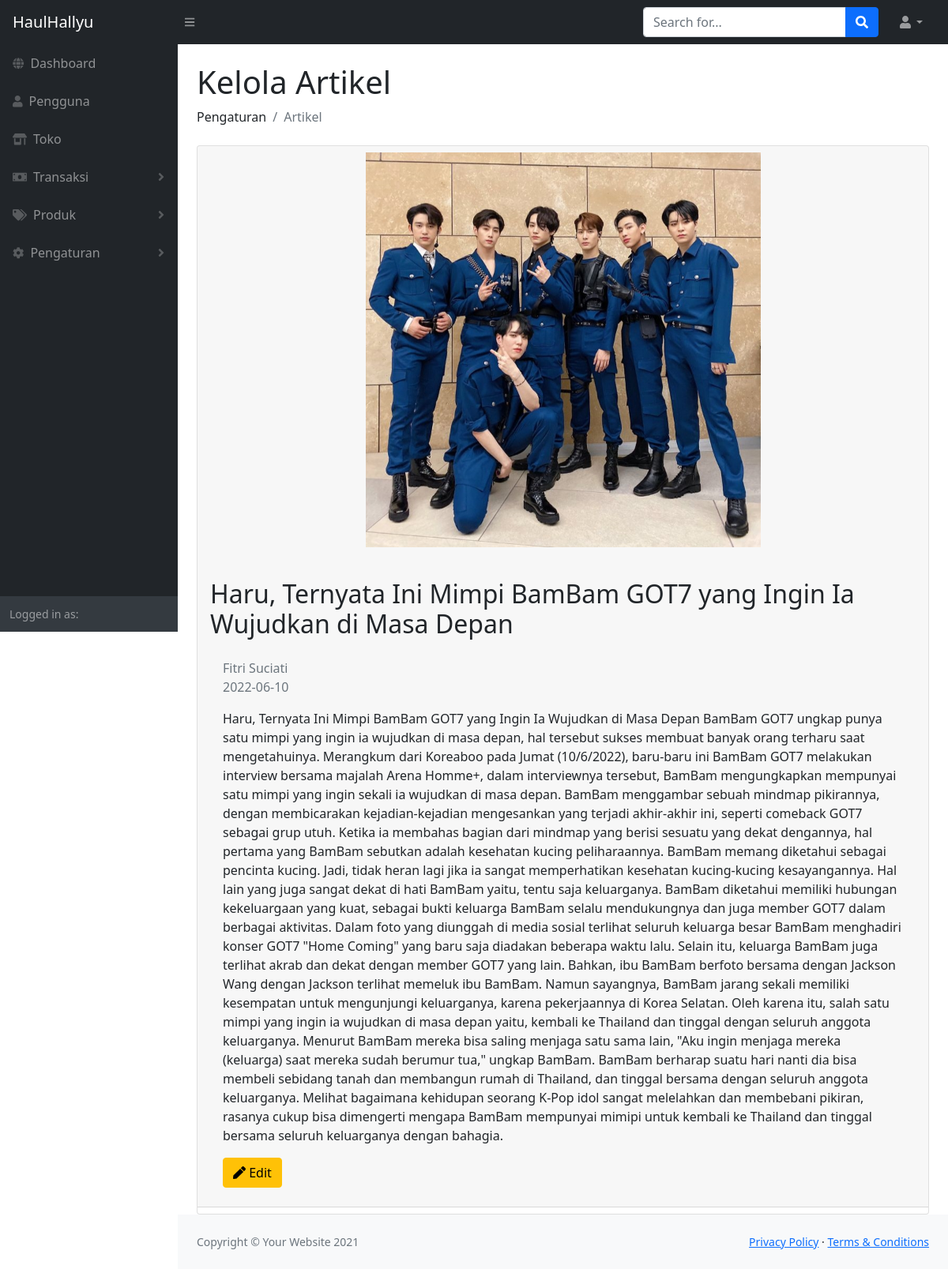
The app's page /detailart.php?id=2 with its own data.
### tables this page shows
CREATE TABLE `artikel` (
  `id_artikel` int(11) NOT NULL,
  `nama_art` varchar(100) NOT NULL,
  `penulis` varchar(100) NOT NULL,
  `tanggal` varchar(100) NOT NULL,
  `imageart` varchar(100) NOT NULL,
  `isiart` longtext NOT NULL
);

### fungsi.php (called while the page is built, shortened)
<?php
$servername = "localhost";
$username ="root";
$password ="";
$dbname = "webmerch";
$conn = mysqli_connect($servername, $username, $password, $dbname);
if (!function_exists('query'))   {
  function query($query) {
	global $conn;
	$result = mysqli_query($conn, $query);
	$rows = [];
	while( $row = mysqli_fetch_assoc($result) )  {
		$rows[] = $row;
	}
	return $rows;
	}
}
?>

### detailart.php (the view, shortened to what this page needs)
<?php
require 'fungsi.php';
$artikel = query("SELECT * FROM artikel WHERE id_artikel='".$_GET['id']."'");
?>
<!DOCTYPE html>
<html>
    <head>
        <link href="https://cdn.jsdelivr.net/npm/simple-datatables@latest/dist/style.css" rel="stylesheet" />
        <link href="css/styles.css" rel="stylesheet" />
    </head>
    <body class="sb-nav-fixed">
        <?php require "navbar.php"; ?>
        <div id="layoutSidenav">
            <?php require "sidebar.php"; ?>
            <div id="layoutSidenav_content">
                <main>
                    <div class="container-fluid px-4">
                        <h1 class="mt-4">Kelola Artikel</h1>
                        <ol class="breadcrumb mb-4">
                            <li class="breadcrumb-item">Pengaturan</li>
                            <li class="breadcrumb-item active">Artikel</li>
                        </ol>
                        <?php
                                foreach( $artikel as $row):
                        ?>
                        <div class="card">
                            <div class="card-header mb-2">
                                <p><img src="assets/img/<?php echo $row['imageart'];?>" style="display: block; margin: auto;" width="500"></p><br>
                                <h2><?php echo $row['nama_art'];?></h2>
                                <div class="card-body">
                                <p class="breadcrumb-item active"><?php echo $row['penulis'];?> <br> <?php echo $row['tanggal'];?></p>
                                <p><?php echo $row['isiart'];?></p>
                                <a href="editart.php?idart=<?php echo $row['id_artikel'];?>" class="btn btn-warning"><i class="fa fa-pen" aria-hidden="true"></i> Edit</a><br>
                            </div>
                        </div>
                        <?php endforeach; ?>
                    </div>
                </main>
                <?php require "footer.php"; ?>
            </div>
        </div>
    </body>
</html>

### records on screen
artikel: imageart (picture), nama_art "Haru, Ternyata Ini Mimpi BamBam GOT7 yang Ingin Ia Wujudkan di Masa Depan", penulis "Fitri Suciati", tanggal "2022-06-10", isiart "Haru, Ternyata Ini Mimpi BamBam GOT7 yang Ingin Ia Wujudkan di Masa Depan BamBam GOT7 ungkap punya satu mimpi yang ingin ia wujudkan di masa depan, hal tersebut sukses membuat banyak orang terharu saat mengetahuinya. Merangkum dari Koreaboo pada Jumat (10/6/2022), baru-baru ini BamBam GOT7 melakukan interview bersama majalah Arena Homme+, dalam interviewnya tersebut, BamBam mengungkapkan mempunyai satu mimpi yang ingin sekali ia wujudkan di masa depan. BamBam menggambar sebuah mindmap pikirannya, dengan membicarakan kejadian-kejadian mengesankan yang terjadi akhir-akhir ini, seperti comeback GOT7 sebagai grup utuh. Ketika ia membahas bagian dari mindmap yang berisi sesuatu yang dekat…"
